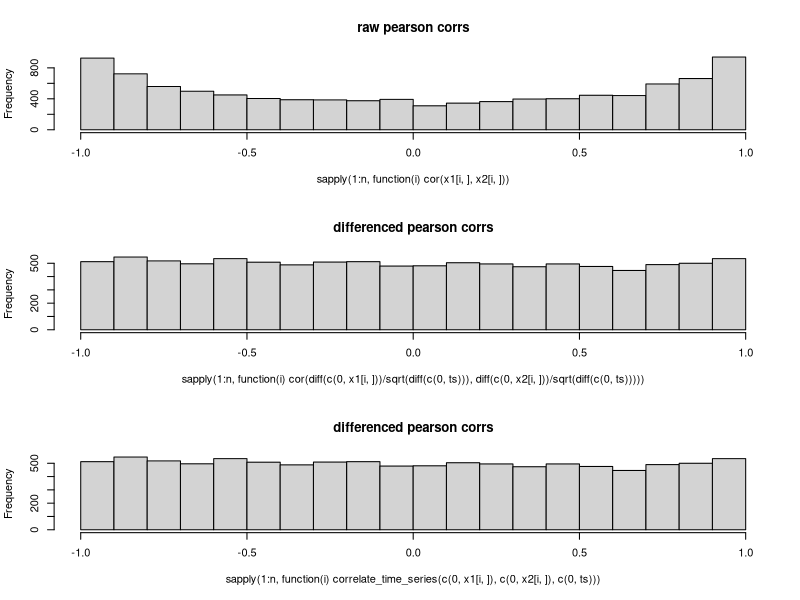

This chart was generated by the following R code:
ts <- c(1,2,4,8)
n <- 1E4
x1 <- t(apply(sapply(ts, function(t) rnorm(n, sd = sqrt(t))), 1, cumsum))
x2 <- t(apply(sapply(ts, function(t) rnorm(n, sd = sqrt(t))), 1, cumsum))
par(mfrow = c(3,1))
hist(sapply(1:n, function(i) cor(x1[i,], x2[i,])), main = "raw pearson corrs")
hist(sapply(1:n, function(i) cor(diff(c(0,x1[i,])) / sqrt(diff(c(0,ts))), diff(c(0,x2[i,])) / sqrt(diff(c(0,ts))))), 
     main = "differenced pearson corrs")

correlate_time_series <- function(x1, x2, relative_timepoints = c(0,1,2,4,8)){
  if(length(x1) != length(x2) || length(x1) != length(relative_timepoints)){
    stop("x1, x2, and relative_timepoints all have to be the same length")
  }
  time_diffs <- diff(relative_timepoints)
  x1_std_diffs <- diff(x1) / sqrt(time_diffs)
  x2_std_diffs <- diff(x2) / sqrt(time_diffs)
  return(cor(x1_std_diffs, x2_std_diffs))
}

hist(sapply(1:n, function(i) correlate_time_series(c(0,x1[i,]), c(0,x2[i,]), c(0,ts))),
     main = "differenced pearson corrs")
